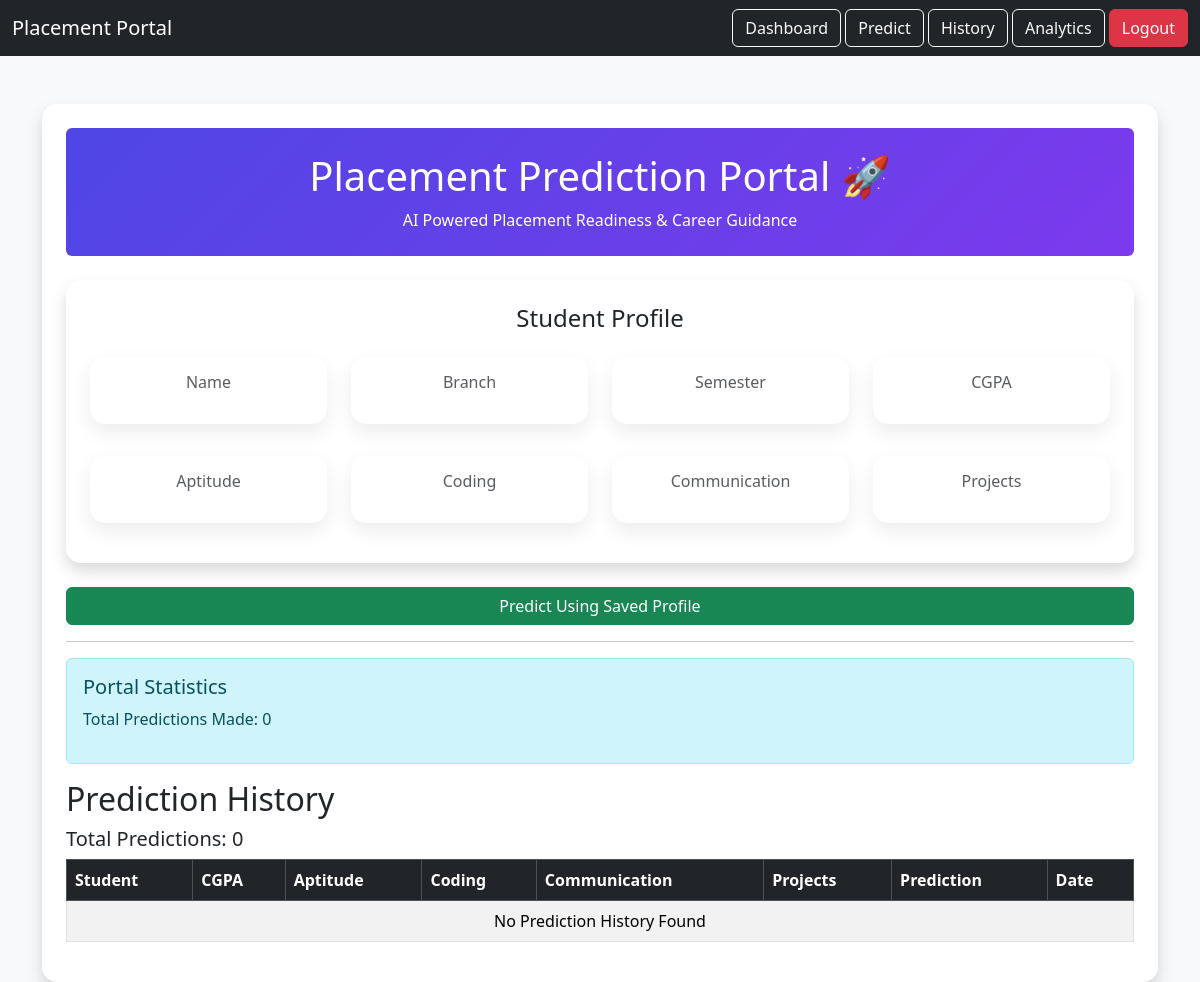
The app's page /predict/ (signed in), older data.
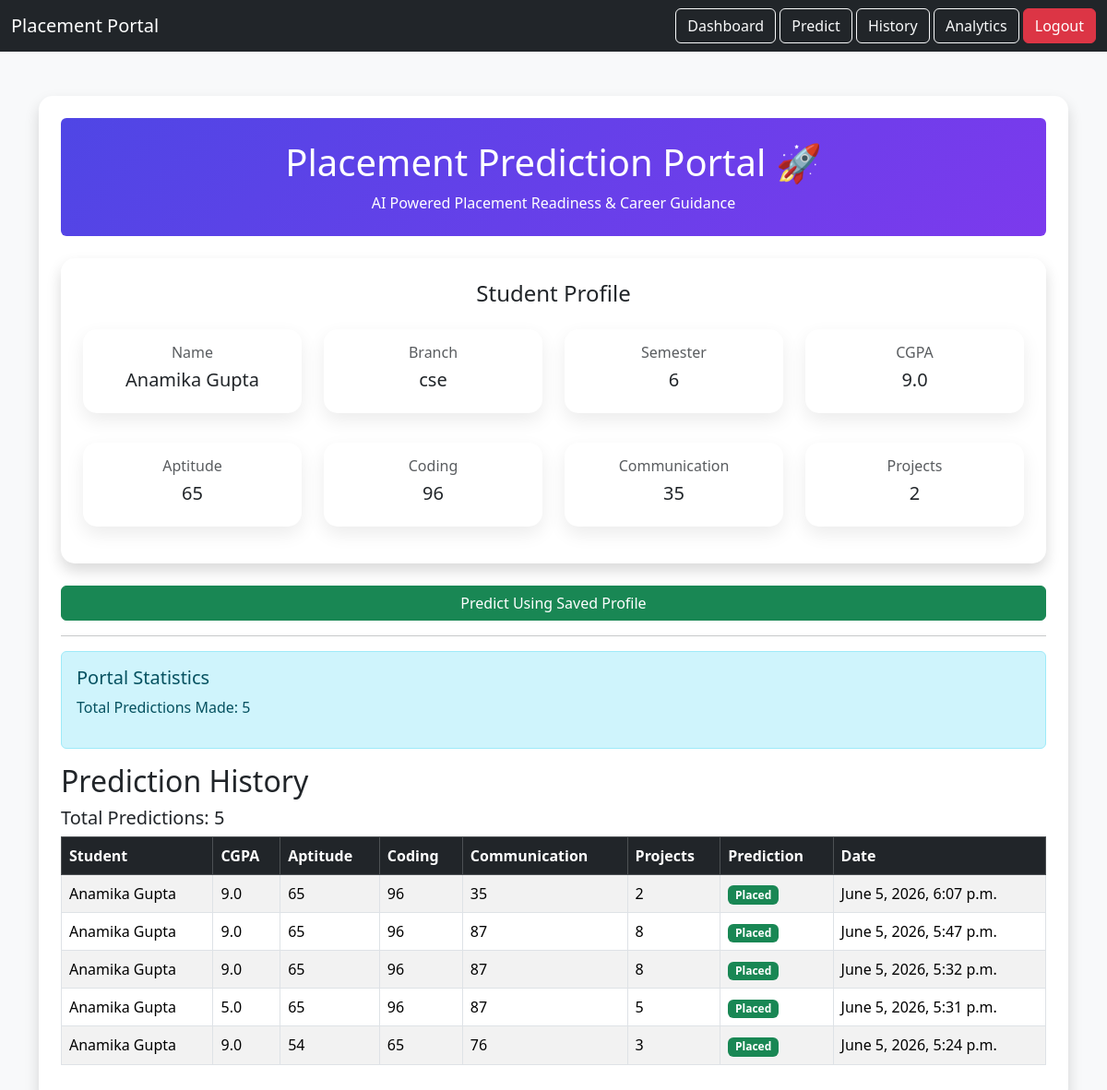
The same page, newer data.
### students/models.py (models this page shows, shortened)
class Student(models.Model):
    user = models.OneToOneField(
        User,
        on_delete=models.CASCADE,
        null=True,
        blank=True
    )
    name = models.CharField(max_length=100)
    email = models.EmailField(unique=True)
    password = models.CharField(max_length=100)
    branch = models.CharField(max_length=50, blank=True)
    semester = models.IntegerField(default=1)
    cgpa = models.FloatField(default=0)
    aptitude = models.IntegerField(default=0)
    coding = models.IntegerField(default=0)
    communication = models.IntegerField(default=0)
    projects = models.IntegerField(default=0)

class PredictionHistory(models.Model):
    student = models.ForeignKey(
        Student,
        on_delete=models.CASCADE
    )
    cgpa = models.FloatField()
    aptitude = models.IntegerField()
    coding = models.IntegerField()
    communication = models.IntegerField()
    projects = models.IntegerField()
    prediction = models.CharField(max_length=20)
    created_at = models.DateTimeField(auto_now_add=True)

### students/views.py (the view, shortened to what this page needs)
# urls.py: path('predict/', views.predict, name='predict'),
def predict(request):
    student = Student.objects.filter(
        user=request.user
    ).first()
    result_text = None
    guidance = None
    readiness_score = None
    placement_probability = None
    history = PredictionHistory.objects.filter(
        student=student
    ).order_by(
        '-created_at'
    )
    return render(
        request,
        'predict.html',
        {
            'student': student,
            'result': result_text,
            'history': history,
            'guidance': guidance,
            'readiness_score': readiness_score,
            'placement_probability': placement_probability,
        }
    )

### templates/predict.html (shortened to what this page needs)
<!DOCTYPE html>
<html>
<head>
    <link href="https://cdn.jsdelivr.net/npm/bootstrap@5.3.3/dist/css/bootstrap.min.css"
          rel="stylesheet">
</head>
<body class="bg-light">
<nav class="navbar navbar-dark bg-dark mb-4">
    <div class="container-fluid">
        <a class="navbar-brand" href="/dashboard/">
            Placement Portal
        </a>
        <div>
            <a href="/dashboard/" class="btn btn-outline-light">
                Dashboard
            </a>
            <a href="/predict/" class="btn btn-outline-light">
                Predict
            </a>
            <a href="/history/" class="btn btn-outline-light">
                History
            </a>
            <a href="/analytics/" class="btn btn-outline-light">
                Analytics
            </a>
            <a href="/logout/" class="btn btn-danger">
                Logout
            </a>
        </div>
    </div>
</nav>
<div class="container mt-5">
    <div class="card shadow p-4">
        <div class="text-center mb-4 p-4 rounded"
     style="background:linear-gradient(135deg,#4f46e5,#7c3aed);color:white;">
    <h1>
        Placement Prediction Portal 🚀
    </h1>
    <p class="mb-0">
        AI Powered Placement Readiness & Career Guidance
    </p>
</div>
       <div class="card shadow p-4 mb-4">
    <h4 class="text-center mb-4">
        Student Profile
    </h4>
    <div class="row text-center">
        <div class="col-md-3 mb-3">
            <div class="card profile-card p-3">
                <h6 class="text-muted">
                    Name
                </h6>
                <h5>
                    {{ student.name }}
                </h5>
            </div>
        </div>
        <div class="col-md-3 mb-3">
            <div class="card profile-card p-3">
                <h6 class="text-muted">
                    Branch
                </h6>
                <h5>
                    {{ student.branch }}
                </h5>
            </div>
        </div>
        <div class="col-md-3 mb-3">
            <div class="card profile-card p-3">
                <h6 class="text-muted">
                    Semester
                </h6>
                <h5>
                    {{ student.semester }}
                </h5>
            </div>
        </div>
        <div class="col-md-3 mb-3">
            <div class="card profile-card p-3">
                <h6 class="text-muted">
                    CGPA
                </h6>
                <h5>
                    {{ student.cgpa }}
                </h5>
            </div>
        </div>
    </div>
    <div class="row text-center mt-3">
        <div class="col-md-3 mb-3">
            <div class="card profile-card p-3">
                <h6 class="text-muted">
                    Aptitude
                </h6>
                <h5>
                    {{ student.aptitude }}
                </h5>
            </div>
        </div>
        <div class="col-md-3 mb-3">
            <div class="card profile-card p-3">
                <h6 class="text-muted">
                    Coding
                </h6>
                <h5>
                    {{ student.coding }}
                </h5>
            </div>
        </div>
        <div class="col-md-3 mb-3">
            <div class="card profile-card p-3">
                <h6 class="text-muted">
                    Communication
                </h6>
                <h5>
                    {{ student.communication }}
                </h5>
            </div>
        </div>
        <div class="col-md-3 mb-3">
            <div class="card profile-card p-3">
                <h6 class="text-muted">
                    Projects
                </h6>
                <h5>
                    {{ student.projects }}
                </h5>
            </div>
        </div>
    </div>
</div>
        <form method="post">
            <button type="submit"
                    class="btn btn-success w-100">
                Predict Using Saved Profile
            </button>
        </form>
        <hr>
        <div class="alert alert-info">
            <h5>
                Portal Statistics
            </h5>
            <p>
                Total Predictions Made:
                {{ history|length }}
            </p>
        </div>
        <h2>
            Prediction History
        </h2>
        <h5>
            Total Predictions:
            {{ history|length }}
        </h5>
        <table class="table table-bordered table-striped">
            <thead class="table-dark">
                <tr>
                    <th>Student</th>
                    <th>CGPA</th>
                    <th>Aptitude</th>
                    <th>Coding</th>
                    <th>Communication</th>
                    <th>Projects</th>
                    <th>Prediction</th>
                    <th>Date</th>
                </tr>
            </thead>
            <tbody>
                {% for item in history %}
                <tr>
                    <td>{{ item.student.name }}</td>
                    <td>{{ item.cgpa }}</td>
                    <td>{{ item.aptitude }}</td>
                    <td>{{ item.coding }}</td>
                    <td>{{ item.communication }}</td>
                    <td>{{ item.projects }}</td>
                    <td>
                        {% if item.prediction == "Placed" %}
                        <span class="badge bg-success">
                            Placed
                        </span>
                        {% else %}
                        <span class="badge bg-danger">
                            Not Placed
                        </span>
                        {% endif %}
                    </td>
                    <td>{{ item.created_at }}</td>
                </tr>
                {% empty %}
                <tr>
                    <td colspan="8" class="text-center">
                        No Prediction History Found
                    </td>
                </tr>
                {% endfor %}
            </tbody>
        </table>
    </div>
</div>
</body>
</html>

### templates/predict.html (style rules this page uses)
body { background:#f5f7fb; }
.card { border:none; border-radius:15px; }
.profile-card { box-shadow:0 8px 20px rgba(0,0,0,0.08); }

Row changes from the older to the newer data that the page shows:
now on this page (row edited): Student: name "Anamika Gupta", branch "cse", semester "6", cgpa "9.0", aptitude "65", coding "96", communication "35", projects "2"
added PredictionHistory: student.name "Anamika Gupta", cgpa "9.0", aptitude "65", coding "96", communication "35", projects "2", prediction "Placed", created_at "June 5, 2026, 6:07 p.m."
added PredictionHistory: student.name "Anamika Gupta", cgpa "9.0", aptitude "65", coding "96", communication "87", projects "8", prediction "Placed", created_at "June 5, 2026, 5:47 p.m."
added PredictionHistory: student.name "Anamika Gupta", cgpa "9.0", aptitude "65", coding "96", communication "87", projects "8", prediction "Placed", created_at "June 5, 2026, 5:32 p.m."
added PredictionHistory: student.name "Anamika Gupta", cgpa "5.0", aptitude "65", coding "96", communication "87", projects "5", prediction "Placed", created_at "June 5, 2026, 5:31 p.m."
added PredictionHistory: student.name "Anamika Gupta", cgpa "9.0", aptitude "54", coding "65", communication "76", projects "3", prediction "Placed", created_at "June 5, 2026, 5:24 p.m."
Text that changed along with them:
{{ history|length }}: "0" → "5"
text no longer shown: "No Prediction History Found"
